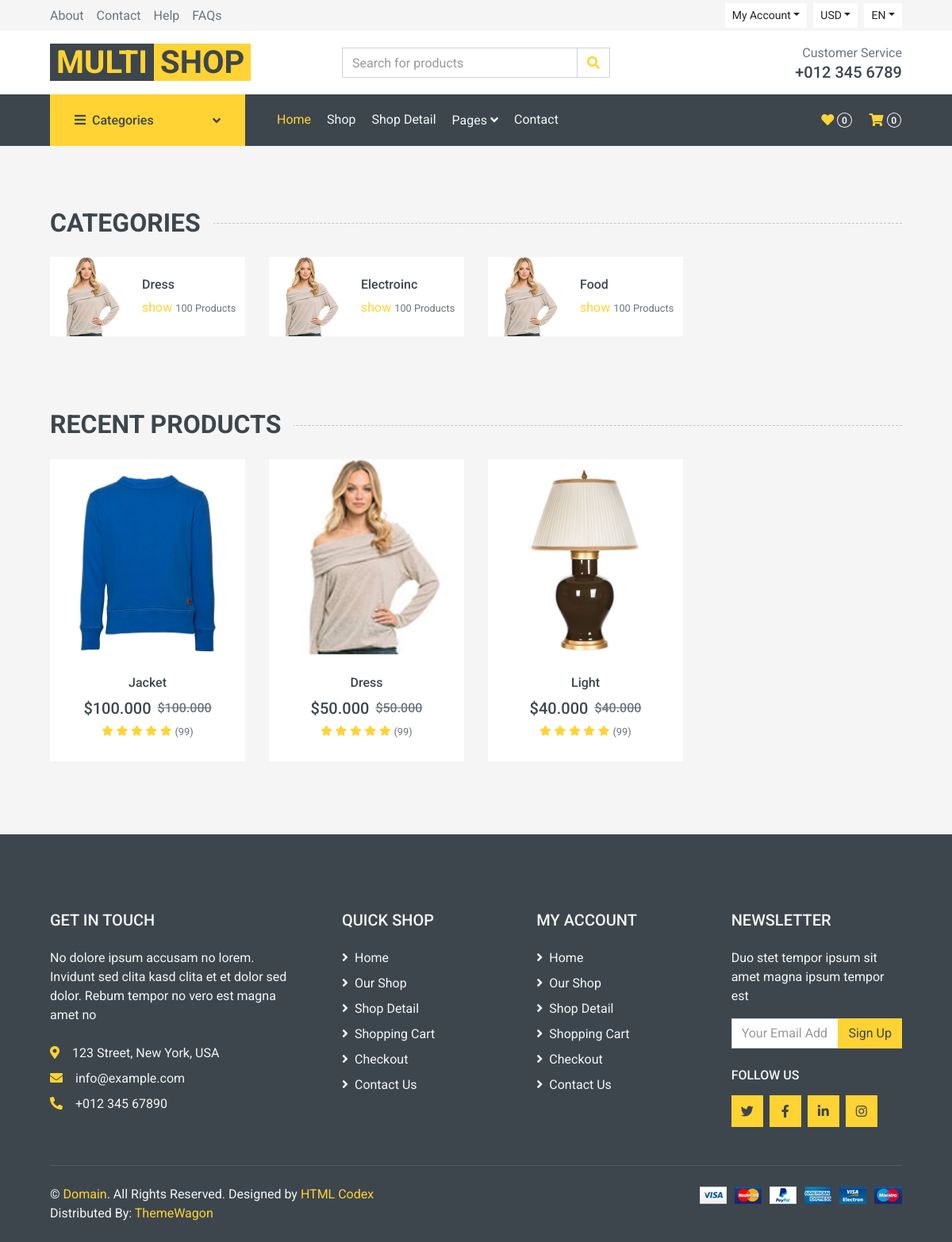
The page / on the database its author committed.
### store/models.py (models this page shows, shortened)
class Category(models.Model):
    name = models.CharField(max_length=255, db_index=True)
    slug = models.SlugField(max_length=255, unique=True)
    class Meta:
        verbose_name_plural = 'categories'
    def get_absolute_url(self):
        return reverse("store:category_products", args=[self.slug])

class Product(models.Model):
    category = models.ForeignKey(Category, related_name='product', on_delete=models.CASCADE)
    created_by = models.ForeignKey(settings.AUTH_USER_MODEL, related_name='product_creator', on_delete=models.CASCADE)
    title = models.CharField(max_length=255)
    author = models.CharField(max_length=50, default='admin')
    description = models.TextField(blank=True)
    image = models.ImageField(upload_to='images/')
    slug = models.SlugField(max_length=255)
    price = models.DecimalField(max_digits=6, decimal_places=3)
    in_stock = models.BooleanField(default=True)
    is_active = models.BooleanField(default=True)
    created = models.DateField(auto_now_add=True)
    updated = models.DateField(auto_now=True)
    objects = models.Manager()
    products = ProductManager()
    class Meta:
        verbose_name_plural = 'Products'
        ordering = ('-created',)
    def get_absolute_url(self):
        return reverse("store:product_details", args=[self.slug])

### store/views.py (the view)
# urls.py: path("", views.all_products, name="all_products"),
def all_products(request):
    products = Product.products.all()
    return render(request, 'store/index.html', {'products':products})

### cart/cart.py (called while the page is built)
   def __len__(self):
        return sum(item['qty'] for item in self.cart.values())

### cart/context_processors.py (called while the page is built)
def cart(request):
    return{'cart':Cart(request)}

### store/context_processors.py (called while the page is built)
def categories(request):
    return {
        'categories':Category.objects.all()
    }

### store/models.py (called while the page is built)
    def get_queryset(self):
        return super(ProductManager, self).get_queryset().filter(is_active=True)

### templates/store/index.html (shortened to what this page needs)
{% extends 'store/base.html' %}
{% load static %}
{% block content %}
  <div class="container-fluid pt-5">
    <h2 class="section-title position-relative text-uppercase mx-xl-5 mb-4"><span class="bg-secondary pr-3">Categories</span></h2>
    <div class="row px-xl-5 pb-3">
        {% for cat in categories %}
        <div class="col-lg-3 col-md-4 col-sm-6 pb-1">
            <a class="text-decoration-none" href="">
                <div class="cat-item d-flex align-items-center mb-4" >
                    <div class="overflow-hidden" style="width: 100px; height: 100px;" href="{{cat.get_absolute_url}}">
                        <img class="img-fluid" href="{{cat.get_absolute_url}}" src="{% static 'img/cat-1.jpg' %}" alt="">
                    </div>
                    <div class="flex-fill pl-3">
                        <h6>{{cat.name |title}}</h6>
                        <a href="{{cat.get_absolute_url}}">show</a>
                        <small class="text-body">100 Products</small>
                    </div>
                </div>
            </a>
        </div>
        {% endfor %}
    </div>
</div>
<div class="container-fluid pt-5 pb-3">
    <h2 class="section-title position-relative text-uppercase mx-xl-5 mb-4"><span class="bg-secondary pr-3">Recent Products</span></h2>
    <div class="row px-xl-5">
        {% for product in products %}
        <div class="col-lg-3 col-md-4 col-sm-6 pb-1">
            <div class="product-item bg-light mb-4">
                <div class="product-img position-relative overflow-hidden">
                    <img class="img-fluid w-100" src="{{ product.image.url }}" alt="">
                    <div class="product-action">
                    </div>
                </div>
                <div class="text-center py-4">
                    <a class="h6 text-decoration-none text-truncate" href="{{product.get_absolute_url}}"> {{product.title}}</a>
                    <div class="d-flex align-items-center justify-content-center mt-2">
                        <h5>${{product.price}}</h5><h6 class="text-muted ml-2"><del>${{product.price}}</del></h6>
                    </div>
                    <div class="d-flex align-items-center justify-content-center mb-1">
                        <small class="fa fa-star text-primary mr-1"></small>
                        <small class="fa fa-star text-primary mr-1"></small>
                        <small class="fa fa-star text-primary mr-1"></small>
                        <small class="fa fa-star text-primary mr-1"></small>
                        <small class="fa fa-star text-primary mr-1"></small>
                        <small>(99)</small>
                    </div>
                </div>
            </div>
        </div>
        {% endfor %}
    </div>
</div>
{% endblock %}

### rows shown on the page
Category: name "Dress"
Category: name "Electroinc"
Category: name "Food"
Product: image (picture), title "Jacket", price "100.000"
Product: image (picture), title "Dress", price "50.000"
Product: image (picture), title "Light", price "40.000"
